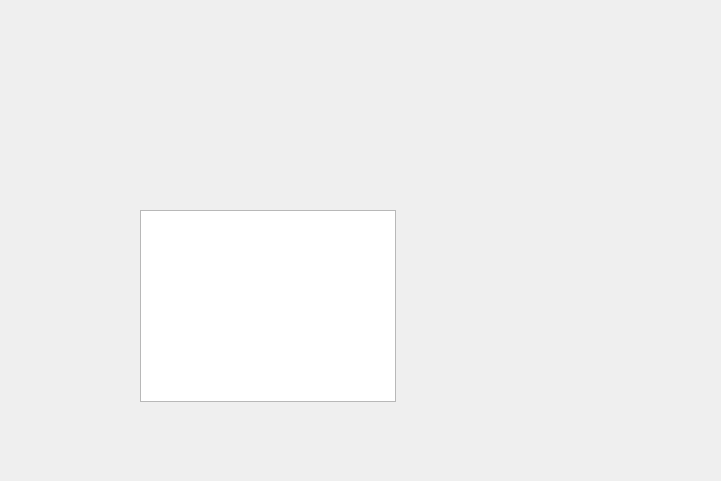
<?xml version="1.0" encoding="UTF-8"?>
<ui version="4.0">
 <class>frmDownloadContent</class>
 <widget class="QWidget" name="frmDownloadContent">
  <property name="geometry">
   <rect>
    <x>0</x>
    <y>0</y>
    <width>721</width>
    <height>481</height>
   </rect>
  </property>
  <property name="windowTitle">
   <string>Form</string>
  </property>
  <widget class="QTreeView" name="treeView">
   <property name="geometry">
    <rect>
     <x>140</x>
     <y>210</y>
     <width>256</width>
     <height>192</height>
    </rect>
   </property>
  </widget>
 </widget>
 <resources/>
 <connections/>
</ui>
